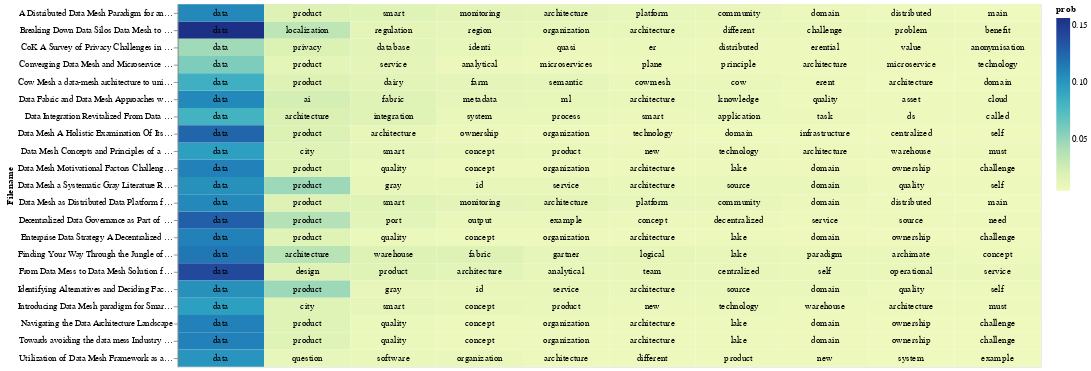

Notebook cell for this chart:
### Code cell
# save(chart_lda, "lda_idf_heatmap.html")
chart_lda

### Figure 1 — Vega-Lite specification as saved in the notebook (floating-point values rounded to 4 significant figures; data arrays with more than 128 entries replaced by an {"elided": "..."} marker saying what was removed)
{"config": {"view": {"continuousWidth": 300, "continuousHeight": 300}}, "layer": [{"mark": {"type": "rect"}, "encoding": {"color": {"field": "prob", "type": "quantitative"}, "text": {"field": "topic_word", "type": "nominal"}, "x": {"axis": null, "field": "rank", "type": "ordinal"}, "y": {"field": "Filename", "type": "nominal"}}, "transform": [{"window": [{"op": "rank", "field": "", "as": "rank"}], "groupby": ["Filename"], "sort": [{"field": "prob", "order": "descending"}]}]}, {"mark": {"type": "text", "baseline": "middle"}, "encoding": {"color": {"condition": {"test": "(datum.idf_value >= 0.4)", "value": "white"}, "value": "black"}, "text": {"field": "topic_word", "type": "nominal"}, "x": {"axis": null, "field": "rank", "type": "ordinal"}, "y": {"field": "Filename", "type": "nominal"}}, "transform": [{"window": [{"op": "rank", "field": "", "as": "rank"}], "groupby": ["Filename"], "sort": [{"field": "prob", "order": "descending"}]}]}], "data": {"name": "data-c0efa0aded9f4a5ca78be5b50acc602e"}, "width": 1000, "$schema": "https://vega.github.io/schema/vega-lite/v5.15.1.json", "datasets": {"data-c0efa0aded9f4a5ca78be5b50acc602e": {"elided": "210 records"}}}
